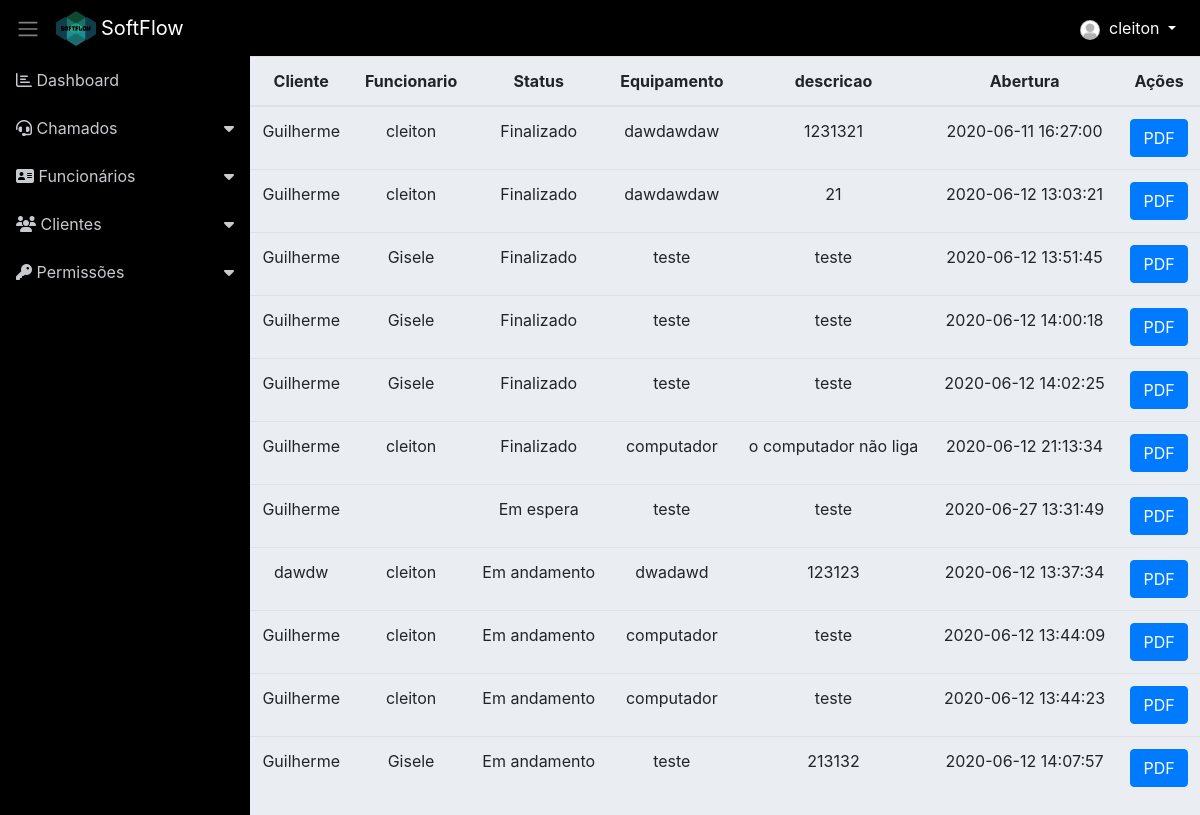
The app's page /chamado_todos.php (signed in) with its own data.
### tables this page shows
CREATE TABLE `chamado` (
  `id` int(11) NOT NULL,
  `id_cliente` int(11) NOT NULL,
  `id_funcionario` int(11) DEFAULT NULL,
  `status` varchar(155) NOT NULL,
  `equipamento` varchar(115) NOT NULL,
  `descricao` varchar(155) NOT NULL,
  `abertura` varchar(155) NOT NULL,
  `encerramento` varchar(155) DEFAULT NULL
);

CREATE TABLE `cliente` (
  `id` int(11) NOT NULL,
  `nome` varchar(255) NOT NULL,
  `cpf` int(50) NOT NULL,
  `telefone` int(50) NOT NULL,
  `sexo` varchar(255) NOT NULL,
  `email` varchar(255) NOT NULL,
  `cep` int(50) NOT NULL,
  `endereco` varchar(150) NOT NULL,
  `created` varchar(255) DEFAULT NULL
);

CREATE TABLE `funcionario` (
  `id` int(11) NOT NULL,
  `nome` varchar(114) NOT NULL,
  `cpf` varchar(115) NOT NULL,
  `rg` int(30) NOT NULL,
  `nascimento` varchar(30) NOT NULL,
  `email` varchar(115) NOT NULL,
  `endereco` varchar(150) NOT NULL,
  `cep` int(50) NOT NULL,
  `estado` varchar(50) NOT NULL,
  `telefone` int(10) NOT NULL,
  `tituloEleitor` varchar(115) NOT NULL,
  `escolaridade` varchar(115) NOT NULL,
  `ctps` varchar(115) NOT NULL,
  `sexo` varchar(30) NOT NULL,
  `senha` varchar(115) NOT NULL,
  `id_cargo` int(11) NOT NULL,
  `created` varchar(255) DEFAULT NULL
);

### classes/Model.php (called while the page is built, shortened)
<?php
require_once 'Conn.php';
class Model
{
    public function __construct()
    {
        $conn = new Conn();
        $this->db = $conn->getConn();
    }
}

### classes/Conn.php (called while the page is built)
<?php
class Conn {
    public static $Host = "localhost";
    public static $User = "root";
    public static $Pass = "";
    public static $Dbname = "sistema_informatica_pi";
    private static $Connect = null;
    private static function Conectar() {
        try {
            if(self::$Connect == null):
                self::$Connect = new PDO('mysql:host=' . self::$Host .';dbname='.self::$Dbname, self::$User, self::$Pass);
            endif;
        } catch (Exception $ex) {
            echo 'Mensagem: ' . $ex->getMessage();
            die;
        }
        return self::$Connect;
    }
    public function getConn() {
        return self::Conectar();
    }
}

### classes/ChamadoDAO.php (called while the page is built, shortened)
<?php
require_once 'Model.php';
class ChamadoDAO extends Model
{
    public function __construct() {
    	$this->tabela = 'chamado';
    	$this->class = 'Chamado';
    }
        public function listarTodos($funcionario)
    {
        $sql = "SELECT ch.*, cl.nome AS nome_cliente, fn.nome AS nome_funcionario FROM {$this->tabela} ch
        LEFT JOIN cliente cl ON cl.id = ch.id_cliente
        LEFT JOIN funcionario fn ON fn.id = ch.id_funcionario
        ORDER BY ch.status DESC";
        $stmt = $this->db->prepare($sql);
        $stmt->setFetchMode(PDO::FETCH_CLASS, $this->class);
        $stmt->execute();
        return $stmt->fetchAll();
    }
}

### classes/Chamado.php (called while the page is built, shortened)
<?php
class Chamado
{
	private $status;
	private $descricao;
	private $abertura;
    private $equipamento;
    public function getStatus()
    {
        return $this->status;
    }
    public function getDescricao()
    {
        return $this->descricao;
    }
    public function getAbertura()
    {
        return $this->abertura;
    }
    public function getEquipamento()
    {
        return $this->equipamento;
    }
}

### chamado_todos.php (the view, shortened to what this page needs)
<?php include 'layout/header.php'; ?>
<?php include './layout/menu.php'; ?>
<?php
require 'classes/Chamado.php';
require 'classes/ChamadoDAO.php';
$chamadoDAO = new ChamadoDAO();
$funcionario = $_SESSION['id_funcionario'];
$chamados = $chamadoDAO->listarTodos($funcionario);
?>
<div style="width: 100%;">
	<table class="table text-center">
		<thead>
			<tr>
				<th>Cliente</th>
				<th>Funcionario</th>
				<th>Status</th>
				<th>Equipamento</th>
				<th>descricao</th>
				<th>Abertura</th>
				<th>Ações</th>
			</tr>
		</thead>
		<tbody>
			<?php foreach ($chamados as $chamado) { ?>
				<tr>
					<td><?= $chamado->nome_cliente; ?></td>
					<td><?= $chamado->nome_funcionario; ?></td>
					<td><?= $chamado->getStatus() ?></td>
					<td><?= $chamado->getEquipamento() ?></td>
					<td><?= $chamado->getDescricao() ?></td>
					<td><?= $chamado->getAbertura() ?></td>
					<td>
						<a href="teste_pdf.php" class="btn btn-primary">PDF</a>
					</td>
				</tr>
			<?php } ?>
		</tbody>
	</table>
</div>
<?php include 'layout/footer.php'; ?>

### assets/css/dashboard.css (style rules this page uses)
body { background-color: #eaeef3; }

### records on screen
chamado: id_cliente.nome "Guilherme", id_funcionario.nome "cleiton", status "Finalizado", equipamento "dawdawdaw", descricao "1231321", abertura "2020-06-11 16:27:00"
chamado: id_cliente.nome "Guilherme", id_funcionario.nome "cleiton", status "Finalizado", equipamento "dawdawdaw", descricao "21", abertura "2020-06-12 13:03:21"
chamado: id_cliente.nome "Guilherme", id_funcionario.nome "Gisele", status "Finalizado", equipamento "teste", descricao "teste", abertura "2020-06-12 13:51:45"
chamado: id_cliente.nome "Guilherme", id_funcionario.nome "Gisele", status "Finalizado", equipamento "teste", descricao "teste", abertura "2020-06-12 14:00:18"
chamado: id_cliente.nome "Guilherme", id_funcionario.nome "Gisele", status "Finalizado", equipamento "teste", descricao "teste", abertura "2020-06-12 14:02:25"
chamado: id_cliente.nome "Guilherme", id_funcionario.nome "cleiton", status "Finalizado", equipamento "computador", descricao "o computador não liga", abertura "2020-06-12 21:13:34"
chamado: id_cliente.nome "Guilherme", status "Em espera", equipamento "teste", descricao "teste", abertura "2020-06-27 13:31:49"
chamado: id_cliente.nome "dawdw", id_funcionario.nome "cleiton", status "Em andamento", equipamento "dwadawd", descricao "123123", abertura "2020-06-12 13:37:34"
chamado: id_cliente.nome "Guilherme", id_funcionario.nome "cleiton", status "Em andamento", equipamento "computador", descricao "teste", abertura "2020-06-12 13:44:09"
chamado: id_cliente.nome "Guilherme", id_funcionario.nome "cleiton", status "Em andamento", equipamento "computador", descricao "teste", abertura "2020-06-12 13:44:23"
chamado: id_cliente.nome "Guilherme", id_funcionario.nome "Gisele", status "Em andamento", equipamento "teste", descricao "213132", abertura "2020-06-12 14:07:57"

### other values on screen
$_SESSION['nome'] "cleiton"
